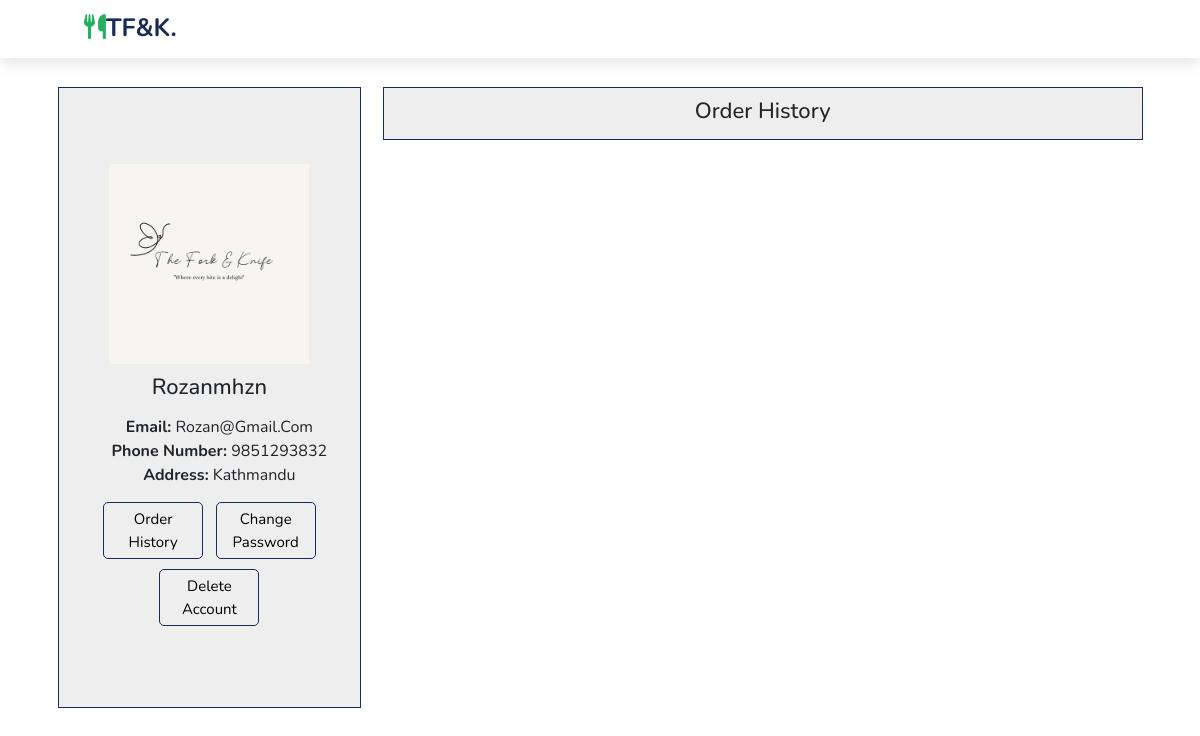
Screenshot of /profile/ (signed in) with the database file from the repository.
### ForkAndKnife/models.py (models this page shows, shortened)
class Customer(AbstractUser):
    phone_number = models.CharField(max_length=10)
    address = models.TextField()
    class Meta:
        verbose_name = "Customer"

### ForkAndKnife/views.py (the view)
# urls.py: path("profile/", views.profile, name="profilePage"),
@login_required
def profile(request):
    user = request.user
    customer = Customer.objects.get(id=user.id)
    context = {
        'user': user,
        'customer': customer,
        'phone_number': customer.phone_number,
        'address': customer.address,
    }
    return render(request, 'ForkAndKnife/profile.html',context)

### ForkAndKnife/templates/ForkAndKnife/profile.html (shortened to what this page needs)
{%load static %}
<!doctype html>
<html lang="en">
<head>
  <link href="https://cdn.jsdelivr.net/npm/bootstrap@5.2.0/dist/css/bootstrap.min.css" rel="stylesheet"
>
  <link rel="stylesheet" href="https://cdnjs.cloudflare.com/ajax/libs/font-awesome/6.1.1/css/all.min.css">
  <link rel="stylesheet" href="https://cdn.jsdelivr.net/npm/swiper@9/swiper-bundle.min.css"/>
  <link rel="stylesheet" href="{% static 'css/user.css' %}">
</head>
<body>
     <header class="signin-head">
        <a href="{% url 'homePage' %}" class="logo"><i class="fa-solid fa-utensils"></i>TF&K.</a>
      </header>
    <form method="post">
        <button type="submit">Update Profile</button>
      </form>
    <div class="container margin">
        <div class="d-flex justify-content-between">
            <div class="user">
                <div class="pic-about">
                    <img src="{% static 'images/nt.png' %}" alt="" width="200px" height="200px">
                    <h3>{{ customer.username }}</h3>
                </div>
                <div class="details">
                    <ul>
                        <li><strong>Email:</strong> {{ customer.email }}</li>
                        <li><strong>Phone Number:</strong> {{ customer.phone_number }}</li>
                        <li><strong>Address:</strong> {{ customer.address }}</li>
                    </ul>
                </div>
                <div class="orders">
                    <button><a href="{% url 'order_history' %}">Order History</a></button>
                    <button><a href="{% url 'reset_password' %}">Change Password</a></button>
                    <button><a href=" {% url 'deleteAccount' username=request.user.username %} ">Delete Account</a></button>
                </div>
            </div>
            <div class="order-history">
                <div class="banner">
                    <h3>Order history</h3>
                </div>
            </div>
        </div>
    </div>
</body>
</html>

### static/css/user.css (style rules this page uses)
* { font-family: "Nunito", sans-serif; margin: 0; padding: 0; -webkit-box-sizing: border-box; box-sizing: border-box; text-decoration: none; outline: none; border: none; text-transform: capitalize; -webkit-transition: all 0.3s linear; -o-transition: all 0.3s linear; transition: all 0.3s linear; }
@media (min-width: 992px) { .container { max-width: 1100px; } }
html { font-size: 62.5%; overflow-x: hidden; scroll-padding-top: 5.5rem; scroll-behavior: smooth; }
header { position: fixed; top: 0; left: 0; right: 0; background: #fff; padding: 1rem 7%; display: -webkit-box; display: -ms-flexbox; display: flex; -webkit-box-align: center; -ms-flex-align: center; align-items: center; -webkit-box-pack: justify; -ms-flex-pack: justify; justify-content: space-between; z-index: 999; -webkit-box-shadow: 0 0.5rem 1.5rem rgba(0, 0, 0, 0.1); box-shadow: 0 0.5rem 1.5rem rgba(0, 0, 0, 0.1); }
header .logo { color: #192a56; font-size: 2.5rem; font-weight: bolder; }
header .logo i { color: #27ae60; }
* { font-family: "Nunito", sans-serif; margin: 0; padding: 0; outline: none; border: none; text-transform: capitalize; }
a { text-decoration: none; color: black; }
ul li { list-style: none; }
.logo { color: #192a56; font-size: 1.5rem; font-weight: bolder; }
.logo i { color: #27ae60; }
.user { padding: 7% 15px; text-align: center; border: #192a56 1px solid; -ms-flex-preferred-size: 28%; flex-basis: 28%; background: #eee; }
.user ul li { font-size: 16px; }
.margin { margin-top: 6%; }
h3 { padding: 10px 20px; font-size: 22px; }
.user button { font-size: 15px; border: #192a56 1px solid; border-radius: 5px; padding: 5px 6px; margin: 5px; color: #192a56; background-color: #eee; max-width: 100px; }
.order-history { -ms-flex-preferred-size: 70%; flex-basis: 70%; }
.order-history .banner { background: #eee; text-align: center; border: #192a56 1px solid; }

### rows the page displays
Customer: username "Rozanmhzn", email "Rozan@gmail.com", phone_number "9851293832", address "Kathmandu"
